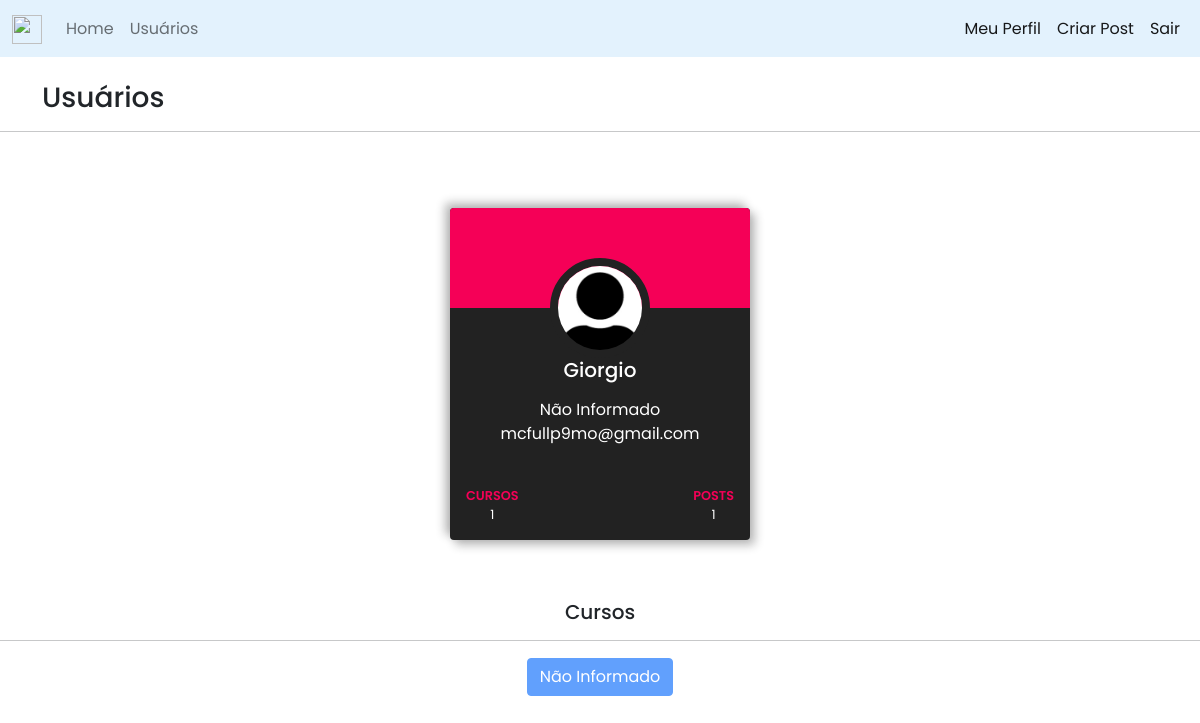
The app's page /usuarios (signed in) with its own data.
### projeto_site/models.py (models this page shows)
class Usuario(database.Model, UserMixin):
    id = database.Column(database.Integer, primary_key=True)
    username = database.Column(database.String, nullable=False)
    email = database.Column(database.String, nullable=False, unique=True)
    password = database.Column(database.String, nullable=False)
    foto_perfil = database.Column(database.String, default='default.jpg')
    posts = database.relationship('Post', backref='autor', lazy=True)
    profissao = database.Column(database.String, nullable=False, default='Não Informado')
    cursos = database.Column(database.String, nullable=False, default='Não Informado')
    def contar_post(self):
        return len(self.posts)

### projeto_site/routes.py (the view)
@app.route('/usuarios')
@login_required
def usuarios():
    lista_user = Usuario.query.all()
    return render_template('users.html', lista_user=lista_user)

### projeto_site/models.py (called while the page is built)
@login_manager.user_loader
def load_usuario(id_usuario):
    return Usuario.query.get(int(id_usuario))

### projeto_site/templates/users.html (shortened to what this page needs)
{% extends 'base.html' %}
{% block body %}
<br>
<div class="container ">
    <h3>Usuários</h3>
</div>
{% for usuario in lista_user %}
            <hr>
        <div class="wrapper">
            <div class="card text-white">
                <div class="img-container d-flex align-items-center justify-content-center">
                    <img src="{{ url_for('static', filename='foto_perfil/{}'.format(usuario.foto_perfil)) }}"
                        alt="" class="rounded-circle">
                </div>
                <div class="user">
                    <div class="h5 text-center m-0">
                       <p>{{ usuario.username }}</p >
                    </div>
                    <div class="text-center text-white mb-4">
                        <span class="followers">{{ usuario.profissao }}</span>
                        <br>
                        <span class="followers pt-5">{{ usuario.email }}</span>
                    </div>
                </div>
                <div class="px-3">
                    <div class="d-flex align-items-center justify-content-between py-3 pe-none">
                        <div class="details project">
                            <div class="head text-uppercase">Cursos</div>
                            {% if usuario.cursos == ''%}
                                <div class="fs-08 text-center">0</div>
                            {% else %}
                                <div class="fs-08 text-center">{{ usuario.cursos.count(';') + 1}}</div>
                            {% endif %}
                        </div>
                        <div class="details post">
                            <div class="head text-uppercase">Posts </div>
                            <div class="fs-08 text-center">{{ usuario.contar_post() }}</div>
                        </div>
                    </div>
                </div>
            </div>
        </div>
<center>
    <h5>Cursos</h5>
    <hr>
    <div class="row cur">
        <div class="col-12">
            {% for curso in usuario.cursos.split(';') %}
                {% if curso == '' %}
                <button type="button" class="btn btn-primary"disabled>Não Informado</button>
                {% else %}
                    <button type="button" class="btn btn-primary"disabled>{{ curso }}</button>
                {% endif %}
            {% endfor %}
        </div>
    </div>
    {% endfor %}
</center>
{% endblock %}

### projeto_site/static/main.css (style rules this page uses)
* { margin: 0; padding: 0; box-sizing: border-box; font-family: 'Poppins', sans-serif; }
.wrapper { min-width: 100vw; display: flex; align-items: center; justify-content: center; padding: 5vw; }
.wrapper .card { width: 300px; background: #222; box-shadow: 5px 5px 10px #1f1f1f50, -5px -5px 10px #1f1f1f50; border: none; overflow: hidden; }
.wrapper .card .img-container img { width: 100px; height: 100px; object-fit: cover; z-index: 5; border: 8px solid #222; margin-top: calc((100px/2)*-1); }
.wrapper .card .head { font-size: 0.8rem; color: #F50057; font-weight: 600; }
.wrapper .card .fs-08 { font-size: 0.8rem; }
.cur { padding: 1px; }

### records on screen
Usuario: foto_perfil (placeholder picture), username "Giorgio", profissao "Não Informado", email "mcfullp9mo@gmail.com", cursos "1", contar_post "1", cursos "Não Informado"
